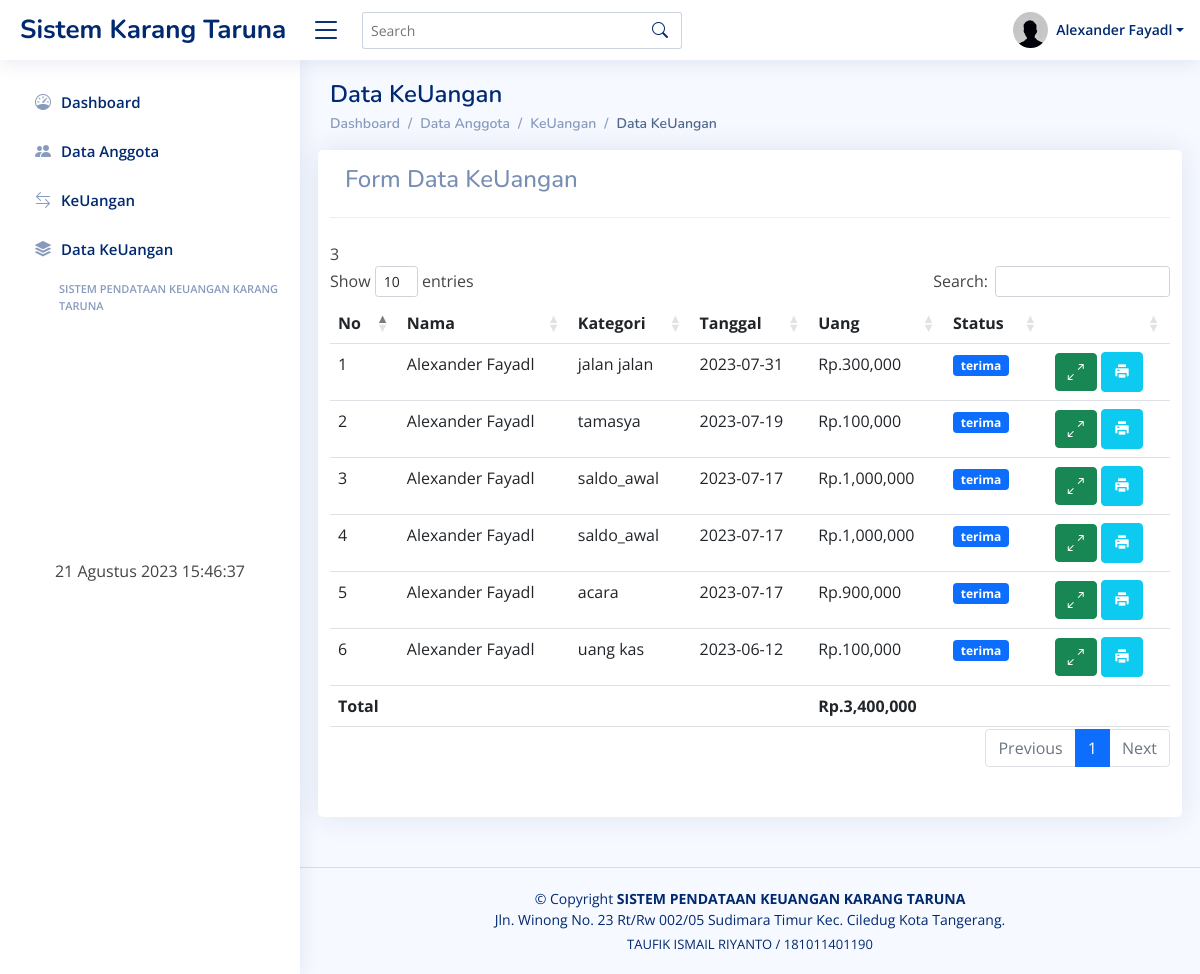
/anggota/index.php?url=data_keuangan (signed in), run on an earlier commit of the app's database.
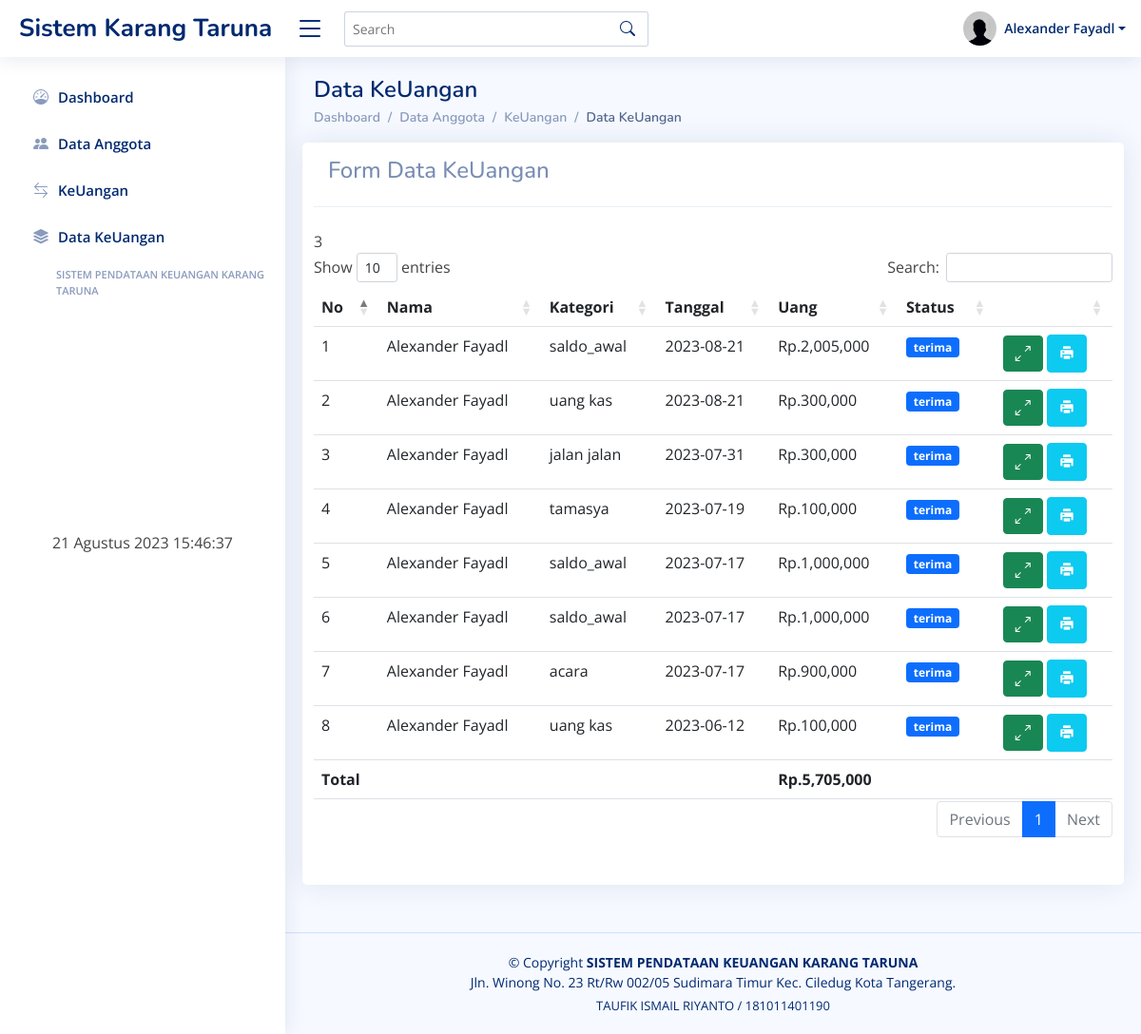
And on a later commit of the database.
### tables this page shows
CREATE TABLE `users` (
  `id_user` int(11) NOT NULL,
  `recid` enum('0','1') NOT NULL,
  `nama` varchar(30) NOT NULL,
  `rt` int(4) NOT NULL,
  `rw` int(4) NOT NULL,
  `alamat` text NOT NULL,
  `tgl_lahir` varchar(20) NOT NULL,
  `pekerjaan` varchar(40) NOT NULL,
  `no_telp` varchar(15) NOT NULL,
  `status` enum('aktif','tidak aktif') NOT NULL,
  `usertype` enum('ketua','wakil','anggota') NOT NULL,
  `username` varchar(30) NOT NULL,
  `password` varchar(200) NOT NULL,
  `level` enum('admin','anggota') NOT NULL
);

CREATE TABLE `trx` (
  `id_trx` int(11) NOT NULL,
  `id_user` int(11) NOT NULL,
  `jml_trx` varchar(255) NOT NULL,
  `keterangan` varchar(255) NOT NULL,
  `status_trx` varchar(255) NOT NULL,
  `tgl` date NOT NULL
);

CREATE TABLE `acara` (
  `id_acara` int(11) NOT NULL,
  `id_trx` int(11) NOT NULL,
  `nama_acara` varchar(255) NOT NULL,
  `tempat_acara` varchar(255) NOT NULL
);

### anggota/data_keuangan.php (the view, shortened to what the changed rows need)
<!DOCTYPE html>
<html>
<head>
</head>
<body>
	<div class="container">
		<div class="pagetitle">
			<h1 class="mb-1">Data KeUangan</h1>
			<nav>
				<ol class="breadcrumb">
					<li class="breadcrumb-item"><a href="?url=dashboard">Dashboard</a></li>
					<li class="breadcrumb-item"><a href="?url=anggota">Data Anggota</a></li>
					<li class="breadcrumb-item"><a href="?url=keuangan">KeUangan</a></li>
					<li class="breadcrumb-item active">Data KeUangan</li>
				</ol>
			</nav>
		</div>
		<div class="row">
			<div class="card">
				<div class="card-header">
					<h4>Form Data KeUangan</h4>
				</div>
				<br>
				<table id="anggota" class="table table-hover">
					<thead>
						<tr>
							<th>No</th>
							<th>Nama</th>
							<th>Kategori</th>
							<th>Tanggal</th>
							<th>Uang</th>
							<th>Status</th>
							<th style="width:90px"></th>
						</tr>
					</thead>
					<tbody>
						<?php
						require '../config/config.php';
						$no = 1;
						$total = 0;
						print_r($_SESSION['id']);
						$sql = mysqli_query($koneksi,"select * from trx inner join users on users.id_user = trx.id_user inner join acara on acara.id_trx = trx.id_trx where trx.id_user='$_SESSION[id]' order by tgl DESC ");
						while ($data = mysqli_fetch_array($sql)) {
							$total += $data['jml_trx'];
							?>
							<tr>
								<td><?= $no++; ?></td>
								<td><?= $data['nama']; ?></td>
								<td><?= $data['nama_acara']; ?></td>
								<td><?= $data['tgl']; ?></td>
								<td>Rp.<?= number_format($data['jml_trx']); ?></td>
								<td>
									<?php
									if($data['status_trx'] == 'kirim'){ ?>
										<span class="badge bg-warning "><?= $data['status_trx']; ?></span>
									<?php } elseif ($data['status_trx'] == 'terima') { ?>
										<span class="badge bg-primary "><?= $data['status_trx']; ?></span>
									<?php } elseif ($data['status_trx'] == 'tidak terima') { ?>
										<span class="badge bg-danger "><?= $data['status_trx']; ?></span>
									<?php }?>
									</td>
									<td>
										<button type="button" class="btn btn-success" data-bs-toggle="modal" data-bs-target="#MyView<?= $data['id']; ?>">
											<span class="icon text-white">
												<i class="bi bi-arrows-angle-expand"></i>
											</span>
										</button>
										<a href="report_pdf.php?id=<?php echo $data['id']; ?>&&nm=<?php echo $data['nama'];?>" class="btn btn-info btn-icon-split" target="_blank">
											<span class="icon text-white">
												<i class="ri-printer-fill"></i>
											</span>
										</a>
									</td>
							</tr>
									<?php } ?>
								</tbody>
							<th colspan="4">Total </th>
							<th>Rp.<?= number_format($total); ?></th>
							<th></th>
							<th></th>
							</table>
							<br><br>
						</div>
					</div>
				</div>
			</body>
			</html>

### anggota/index.php (shortened to what the changed rows need)
<!DOCTYPE html>
<html lang="en">
<head>
   <link href="../assets/css/bootstrap.min.css" rel="stylesheet">
   <link href="../assets/css/bootstrap-icons.css" rel="stylesheet">
   <link href="../assets/css/boxicons.min.css" rel="stylesheet">
   <link href="../assets/css/quill.snow.css" rel="stylesheet">
   <link href="../assets/css/quill.bubble.css" rel="stylesheet">
   <link href="../assets/css/remixicon.css" rel="stylesheet">
   <link href="../assets/css/style.css" rel="stylesheet">
   <link href="../assets/datatables/dataTables.bootstrap4.min.css" rel="stylesheet">
</head>
<body>
   <header id="header" class="header fixed-top d-flex align-items-center">
      <nav class="header-nav ms-auto">
         <ul class="d-flex align-items-center">
            <li class="nav-item dropdown pe-3">
              <?php
              require '../config/config.php';
              $sql = mysqli_query($koneksi, "select * from users where id_user='$_SESSION[id]'");
              while ($data = mysqli_fetch_array($sql)) {
               ?>
               <a class="nav-link nav-profile d-flex align-items-center pe-0" href="#" data-bs-toggle="dropdown"> <img src="../assets/img/profile-img.png" alt="Profile" class="rounded-circle"> <span class="d-none d-md-block dropdown-toggle ps-2"><?php echo $data['nama']; ?></span> </a>
               <?php } ?>
         </li>
      </ul>
   </nav>
</header>
<main id="main" class="main">
   <section class="section">
     <div class="row">
      <?php include 'link.php' ?>
      <br>
      <br>
      <br>
      <br>
      <br>
      <br>
      <br>
      <br>
      <br>
      <br>
      <br>
      <br>
      <br>
      <br>
      <br>
      <br>
      <br>
      <br>
      <br>
      <br>
      <br>
      <br>
      <br>
      <br>
      <br>
      <br>
      <br>
      <br>
      <br>
   </div>
</section>
</main>
</body>
</html>

What changed in the data, as far as the page shows it:
added trx: id_user.nama "Alexander Fayadl", acara.nama_acara "saldo_awal", tgl "2023-08-21", jml_trx "2,005,000", status_trx "terima"
added trx: id_user.nama "Alexander Fayadl", acara.nama_acara "uang kas", tgl "2023-08-21", jml_trx "300,000", status_trx "terima"
Also different on the page:
$total: "3,400,000" → "5,705,000"
